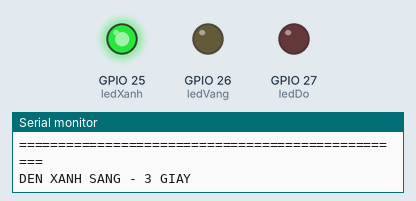
This program was run on a simulated ESP32. Parts: output pins drawn as LEDs (lit = HIGH), the last lines printed to the serial monitor.

Above: at 1.5 s.
At 3.5 s:
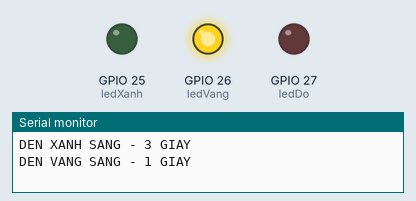
At 5.5 s:
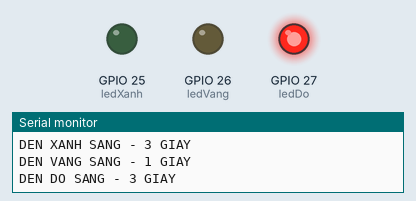
Timing chart, 0 to 9.1 s (numbered marks = the images above):
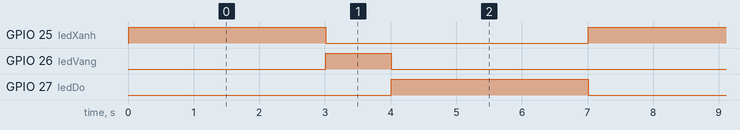

The program:

main.cpp
```cpp
#include <Arduino.h>

const int ledXanh = 25;
const int ledVang = 26;
const int ledDo = 27;

void setup() {
  pinMode(ledXanh, OUTPUT);
  pinMode(ledVang, OUTPUT);
  pinMode(ledDo, OUTPUT);

  Serial.begin(115200);
  Serial.println("==================================================");
  Serial.println("NGUYEN THI PHUONG NHUNG - 2033240244");
  Serial.println("BAI 1 - DEN GIAO THONG");
  Serial.println("==================================================");
}

void loop() {
  // ĐÈN XANH
  digitalWrite(ledXanh, HIGH);
  digitalWrite(ledVang, LOW);
  digitalWrite(ledDo, LOW);

  Serial.println("DEN XANH SANG - 3 GIAY");
  delay(3000);

  // ĐÈN VÀNG
  digitalWrite(ledXanh, LOW);
  digitalWrite(ledVang, HIGH);
  digitalWrite(ledDo, LOW);

  Serial.println("DEN VANG SANG - 1 GIAY");
  delay(1000);

  // ĐÈN ĐỎ
  digitalWrite(ledXanh, LOW);
  digitalWrite(ledVang, LOW);
  digitalWrite(ledDo, HIGH);

  Serial.println("DEN DO SANG - 3 GIAY");
  delay(3000);
}
```

Measured:
- by itself, GPIO 25 (ledXanh), GPIO 27 (ledDo): alternates HIGH for 3.0 s and LOW for 4.0 s
- by itself, GPIO 26 (ledVang): alternates HIGH for 1.0 s and LOW for 6.0 s
- by itself, everything shown: repeats every 7.0 s, in 3 steps
